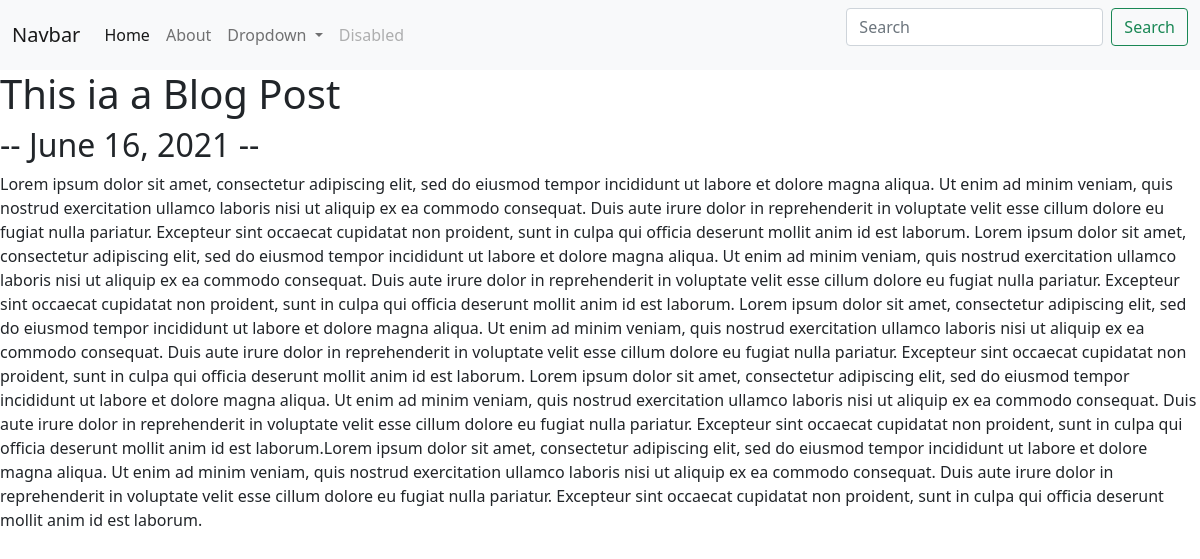
The app's page /blog/2/ with its own data.
### blog/models.py (models this page shows, shortened)
class Blogs(models.Model):
    title = models.CharField(max_length=100)
    post = models.TextField()
    created_date = models.DateField()
    url=models.URLField(blank=True)

### blog/views.py (the view)
# urls.py: path('<int:blog_id>/', views.detail, name="detail")
def detail(request, blog_id):
    blog = get_object_or_404(Blogs, pk=blog_id)
    return render(request, 'blog/detail.html', {'blogs':blog})

### blog/templates/blog/detail.html (shortened to what this page needs)
{% extends 'personal_portfolio/base.html' %}
{% load static %}
{% block content %}
<h1>{{ blogs.title }}</h1>
<h2>-- {{ blogs.created_date }} --</h2>
{{ blogs.post|safe}}
{% endblock %}

### records on screen
Blogs: title "This ia a Blog Post", created_date "June 16, 2021", post "Lorem ipsum dolor sit amet, consectetur adipiscing elit, sed do eiusmod tempor incididunt ut labore et dolore magna aliqua. Ut enim ad minim veniam, quis nostrud exercitation ullamco laboris nisi ut aliquip ex ea commodo consequat. Duis aute irure dolor in reprehenderit in voluptate velit esse cillum dolore eu fugiat nulla pariatur. Excepteur sint occaecat cupidatat non proident, sunt in culpa qui officia deserunt mollit anim id est laborum. Lorem ipsum dolor sit amet, consectetur adipiscing elit, sed do eiusmod tempor incididunt ut labore et dolore magna aliqua. Ut enim ad minim veniam, quis nostrud exercitation ullamco laboris nisi ut aliquip ex ea commodo consequat. Duis aute irure dolor…"
